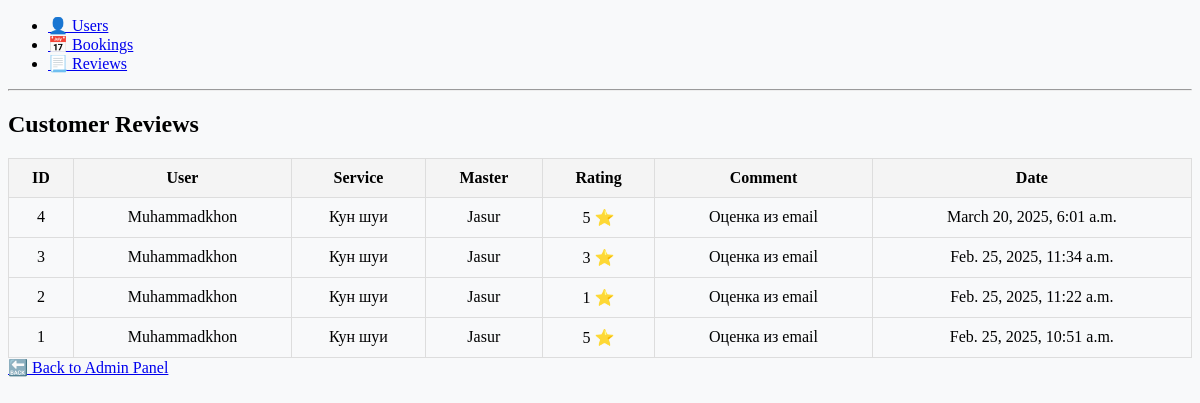
The app's page /admin_panel/reviews/ with its own data.
### users/models.py (models this page shows, shortened)
class Review(models.Model):
    booking = models.OneToOneField("Booking", on_delete=models.CASCADE, related_name="review")
    user = models.ForeignKey(CustomUser, on_delete=models.CASCADE)  # Client
    service = models.ForeignKey(Service, on_delete=models.CASCADE, related_name="reviews", null=True, blank=True)
    master = models.ForeignKey(Master, on_delete=models.CASCADE, related_name="reviews", null=True, blank=True)
    rating = models.IntegerField(choices=[(i, i) for i in range(1, 6)])
    comment = models.TextField(blank=True)  # Make it optional
    created_at = models.DateTimeField(auto_now_add=True)
    class Meta:
        ordering = ["-created_at"]

class CustomUser(AbstractUser):
    ROLE_CHOICES = [
        ("user", "User"),
        ("owner", "Owner"),
    ]
    role = models.CharField(max_length=10, choices=ROLE_CHOICES, default="user")
    is_owner = models.BooleanField(default=False)
    email = models.EmailField(unique=True, blank=False)
    is_active = models.BooleanField(default=False)
    phone_number = models.CharField(max_length=15, unique=True, null=True, blank=True)
    password = models.CharField(max_length=100)

class Service(models.Model):
    CATEGORY_CHOICES = [
        ('hair', 'Haircut Services'),
        ('nail', 'Manicure'),
        ('massage', 'Massage'),
    ]
    name = models.CharField(max_length=100)
    price = models.DecimalField(max_digits=10, decimal_places=3, default=0)
    duration = models.IntegerField()  # Duration in minutes
    category = models.CharField(max_length=50, choices=CATEGORY_CHOICES, default='hair')
    description = models.TextField()
    availability = models.BooleanField(default=True)
    image = models.ImageField(upload_to='services/', blank=True, null=True)

class Master(models.Model):
    name = models.CharField(max_length=255)
    role = models.CharField(max_length=255, default="Barber")
    email = models.EmailField(unique=True, blank=False, default="default@example.com")
    service = models.ForeignKey(Service, on_delete=models.CASCADE, related_name="masters")
    salon = models.ForeignKey(Salon, on_delete=models.SET_NULL, null=True, blank=True, related_name="masters")

### admin_panel/views.py (the view)
# urls.py: path('reviews/', reviews_list, name='reviews_list'),
def reviews_list(request):
    reviews = Review.objects.all().order_by('-created_at')  # Latest reviews first
    return render(request, 'review_list.html', {'reviews': reviews})

### admin_panel/templates/review_list.html (shortened to what this page needs)
{% extends "base.html" %}
{% block content %}
<h2>Customer Reviews</h2>
<table border="1">
    <thead>
        <tr>
            <th>ID</th>
            <th>User</th>
            <th>Service</th>
            <th>Master</th>
            <th>Rating</th>
            <th>Comment</th>
            <th>Date</th>
        </tr>
    </thead>
    <tbody>
        {% for review in reviews %}
        <tr>
            <td>{{ review.id }}</td>
            <td>{{ review.user.username }}</td>
            <td>{{ review.service.name }}</td>
            <td>{{ review.master.name }}</td>
            <td>{{ review.rating }} ⭐</td>
            <td>{{ review.comment|default:"(no comment)" }}</td>
            <td>{{ review.created_at }}</td>
        </tr>
        {% empty %}
        <tr>
            <td colspan="6">No reviews yet.</td>
        </tr>
        {% endfor %}
    </tbody>
</table>
<a href="{% url 'manage_users' %}">🔙 Back to Admin Panel</a>
{% endblock %}

### admin_panel/templates/base.html (shortened to what this page needs)
<!DOCTYPE html>
<html lang="en">
<head>
    {% load static %}
    <link rel="stylesheet" type="text/css" href="{% static 'admin_panel/styles.css' %}">
</head>
<body>
    <nav>
        <ul>
            <li><a href="{% url 'manage_users' %}">👤 Users</a></li>
            <li><a href="{% url 'manage_bookings' %}">📅 Bookings</a></li>
            <li><a href="{% url 'reviews_list' %}">📃 Reviews</a></li>
        </ul>
    </nav>
    <hr>
    <div>
        {% block content %}{% endblock %}
    </div>
</body>
</html>

### admin_panel/static/admin_panel/styles.css (style rules this page uses)
body { background-color: #f8f9fa; }
table { width: 100%; border-collapse: collapse; margin-top: 20px; }
th, td { padding: 10px; border: 1px solid #ddd; text-align: center; }
th { background-color: #f4f4f4; }

### records on screen
Review: id "4", user.username "Muhammadkhon", service.name "Кун шуи", master.name "Jasur", rating "5", comment "Оценка из email", created_at "March 20, 2025, 6:01 a.m."
Review: id "3", user.username "Muhammadkhon", service.name "Кун шуи", master.name "Jasur", rating "3", comment "Оценка из email", created_at "Feb. 25, 2025, 11:34 a.m."
Review: id "2", user.username "Muhammadkhon", service.name "Кун шуи", master.name "Jasur", rating "1", comment "Оценка из email", created_at "Feb. 25, 2025, 11:22 a.m."
Review: id "1", user.username "Muhammadkhon", service.name "Кун шуи", master.name "Jasur", rating "5", comment "Оценка из email", created_at "Feb. 25, 2025, 10:51 a.m."
